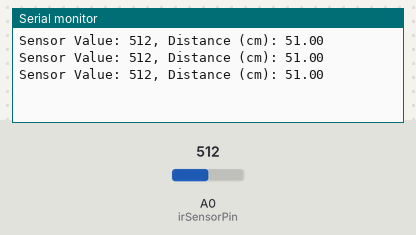
A sketch run on a simulated Arduino Uno, built with avr-gcc and run on an emulated ATmega328P. On the bench: the last lines printed to the serial monitor. The inputs (shaded band) are chosen by the test bench; at power-on: A0 (irSensorPin) = 512.

Above: at 1.3 s.
1.4 s: A0 (irSensorPin) set to 716
At 1.9 s:
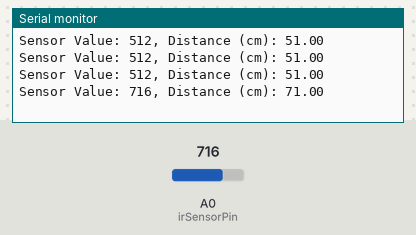
2.9 s: A0 (irSensorPin) set to 900
At 3.4 s:
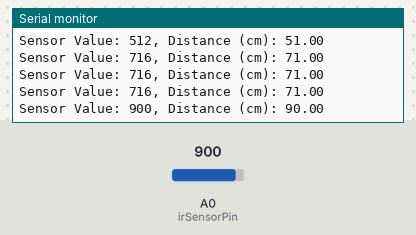
Timing chart, 0 to 5.9 s (numbered marks = the images above; inputs shaded):
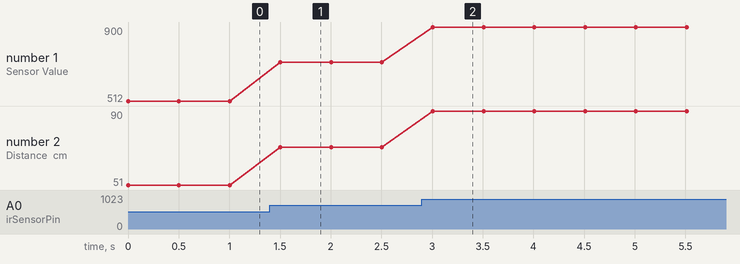

Measured:
- after the input at 1.4 s, the serial monitor: prints a new line after 0.10 s (image 1)
- after the input at 2.9 s, the serial monitor: prints a new line after 0.11 s (image 2)
- plotted number 1: 512 → 716 after the input at 1.4 s, 716 → 900 after the input at 2.9 s
- plotted number 2: 51 → 71 after the input at 1.4 s, 71 → 90 after the input at 2.9 s

The sketch:

IR_SENSOR_DISTANCE_MEASUREMENT.ino
```cpp
const int irSensorPin = A0; // Analog input pin connected to the IR sensor
float sensorValues[] = {100, 200, 300, 400}; // Example recorded sensor values
float distances[] = {10, 20, 30, 40}; // Corresponding known distances

void setup() {
  Serial.begin(9600); // Initialize serial communication
}

void loop() {
  int sensorValue = analogRead(irSensorPin); // Read the sensor value

  // Use a linear interpolation to convert sensor value to distance
  float distance = map(sensorValue, sensorValues[0], sensorValues[3], distances[0], distances[3]);

  Serial.print("Sensor Value: ");
  Serial.print(sensorValue);
  Serial.print(", Distance (cm): ");
  Serial.println(distance);

  delay(500); // Delay for readability, adjust as needed
}
```
